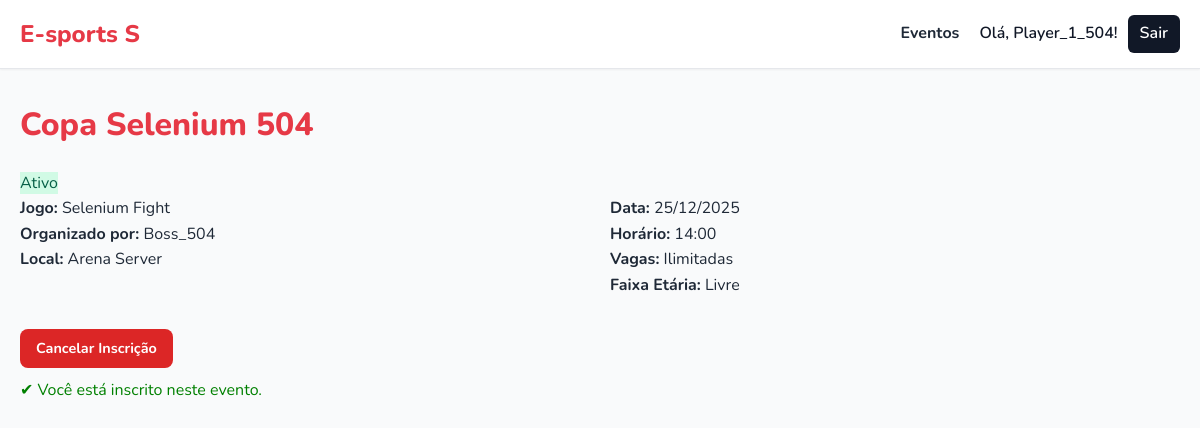
Page /evento/detalhe/1 (signed in) on the committed database.
### app_build/models.py (models this page shows)
class Evento(db.Model):
    id = db.Column(db.Integer, primary_key=True)
    nome = db.Column(db.String(100), nullable=False)
    jogo = db.Column(db.String(100))
    data = db.Column(db.Date, nullable=True)
    horario = db.Column(db.Time, nullable=True)
    descricao = db.Column(db.Text, nullable=True)
    link_externo = db.Column(db.String(200), nullable=True)
    limite_jogadores = db.Column(db.Integer)
    faixa_etaria = db.Column(db.String(50))
    local = db.Column(db.String(100))
    status = db.Column(db.String(50), nullable=False, default='Ativo')
    fase_atual = db.Column(db.String(50), default='Classificatoria')
    vagas_mata_mata = db.Column(db.Integer, default=4)
    organizador_id = db.Column(db.Integer, db.ForeignKey('organizador.id'), nullable=False)
    organizador = db.relationship('Organizador', backref=db.backref('eventos', lazy=True))

class Organizador(db.Model):
    id = db.Column(db.Integer, primary_key=True)
    nome = db.Column(db.String(100), unique=True, nullable=False)
    email = db.Column(db.String(100), unique=True, nullable=False)
    senha = db.Column(db.String(200), nullable=False)
    telefone = db.Column(db.String(20))
    idade = db.Column(db.Integer)

### app_build/app.py (the view)
@app.route('/evento/detalhe/<int:id>')
@login_required
def evento_detalhe(id):
    evento = Evento.query.get_or_404(id)
    is_inscrito = False
    if session.get('user_type') == 'jogador':
        if Inscricao.query.filter_by(jogador_id=session.get('user_id'), evento_id=evento.id).first():
            is_inscrito = True
    return render_template('evento_detalhe.html', evento=evento, user_session=session, is_inscrito=is_inscrito)

### app_build/app.py (called while the page is built)
def login_required(f):
    @wraps(f)
    def decorated_function(*args, **kwargs):
        if 'user_id' not in session:
            flash("Você precisa estar logado.", "error")
            return redirect(url_for('login'))
        return f(*args, **kwargs)
    return decorated_function

### app_build/templates/evento_detalhe.html (shortened to what this page needs)
{% extends 'base.html' %}
{% block content %}
    <div class="detalhe-evento-wrapper">
        <div class="detalhe-header">
            <h1>{{ evento.nome }}</h1>
            <span class="evento-status status-{{ evento.status.lower() }}">{{ evento.status }}</span>
        </div>
        <div class="detalhe-body">
            <div class="info-grid" style="display: grid; grid-template-columns: 1fr 1fr; gap: 20px; margin-bottom: 30px;">
                <div>
                    <p><strong>Jogo:</strong> {{ evento.jogo }}</p>
                    <p><strong>Organizado por:</strong> {{ evento.organizador.nome }}</p>
                    <p><strong>Local:</strong> {{ evento.local }}</p>
                </div>
                <div>
                    <p><strong>Data:</strong> {{ evento.data.strftime('%d/%m/%Y') }}</p>
                    <p><strong>Horário:</strong> {{ evento.horario.strftime('%H:%M') }}</p>
                    <p><strong>Vagas:</strong> {{ evento.limite_jogadores or "Ilimitadas" }}</p>
                    <p><strong>Faixa Etária:</strong> {{ evento.faixa_etaria or "Livre" }}</p>
                </div>
            </div>
        </div>
        <div class="detalhe-actions">
            {% if user_session.user_type == 'organizador' and user_session.user_id == evento.organizador_id %}
                {% if evento.status == 'Ativo' %}
                    <a href="{{ url_for('encerrar_evento', id=evento.id) }}" class="btn btn-encerrar">Encerrar Evento</a>
                    <a href="{{ url_for('gerenciar_inscricoes', id=evento.id) }}" class="btn btn-primary">Gerenciar Inscrições</a>
                {% else %}
                    <a href="{{ url_for('gerenciar_inscricoes', id=evento.id) }}" class="btn btn-primary">Ver Lista de Participantes</a>
                    <p class="evento-finalizado-msg" style="margin-top: 10px;">Este evento já foi finalizado.</p>
                {% endif %}
            {% elif user_session.user_type == 'jogador' %}
                {% if evento.status == 'Ativo' %}
                    {% if is_inscrito %}
                        <a href="{{ url_for('cancelar_inscricao', id=evento.id) }}" class="btn btn-cancelar">Cancelar Inscrição</a>
                        <p style="margin-top: 10px; color: green;">✔ Você está inscrito neste evento.</p>
                    {% else %}
                        <a href="{{ url_for('inscrever', id=evento.id) }}" class="btn btn-primary">Quero Participar!</a>
                    {% endif %}
                {% else %}
                    <p class="evento-finalizado-msg">Este evento já foi finalizado. Inscrições encerradas.</p>
                {% endif %}
            {% elif user_session.user_type == 'organizador' %}
                 <p>Você está vendo este evento como um Organizador (você não é o dono).</p>
            {% endif %}
        </div>
    </div>
{% endblock %}

### app_build/static/css/style.css (style rules this page uses)
:root { --cor-principal: #E63946; --cor-principal-dark: #c9303c; --cor-fundo: #F9FAFB; --cor-card: #FFFFFF; --cor-texto: #1F2937; --cor-borda: #E5E7EB; --cor-destaque: #111827; --sombra: 0 4px 6px -1px rgba(0, 0, 0, 0.1); --sombra-hover: 0 10px 15px -3px rgba(0, 0, 0, 0.1); }
* { margin: 0; padding: 0; box-sizing: border-box; }
body { font-family: 'Nunito', sans-serif; background-color: var(--cor-fundo); color: var(--cor-texto); line-height: 1.6; }
h1, h2, h3 { font-weight: 800; color: var(--cor-principal); margin-bottom: 20px; }
.btn { display: inline-block; padding: 10px 20px; border: none; border-radius: 8px; font-weight: 700; font-size: 0.95rem; text-decoration: none; cursor: pointer; transition: all 0.2s ease; text-align: center; }
.btn-delete, .btn-cancelar { background-color: #dc2626; color: #fff; font-size: 0.9rem; padding: 8px 16px; }
.status-ativo { background: #d1fae5; color: #065f46; }

### rows in the picture
Evento: nome "Copa Selenium 504", status "Ativo", jogo "Selenium Fight", local "Arena Server", data "25/12/2025", horario "14:00", limite_jogadores "Ilimitadas", faixa_etaria "Livre"
Organizador: organizador.nome "Boss_504"

### other values in the picture
{{ session.user_name }} "Player_1_504"
